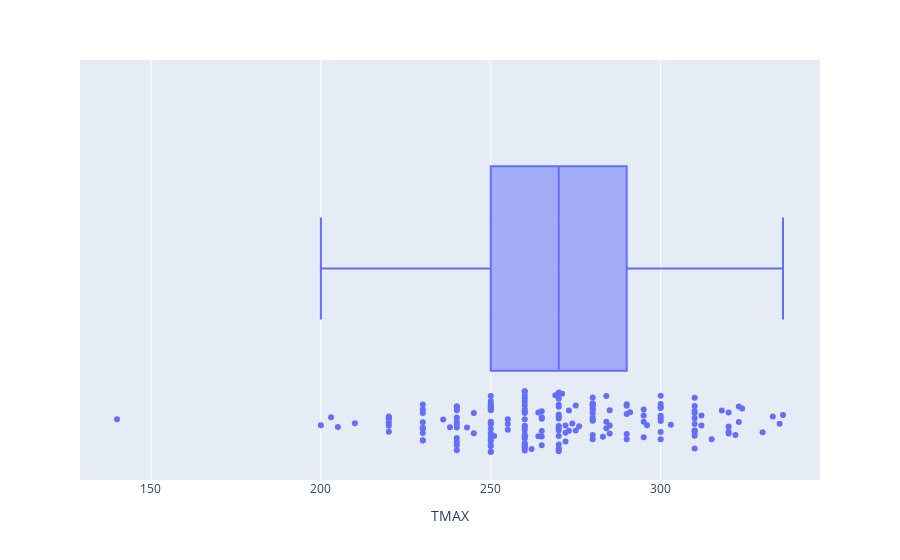

The cell this chart's notebook holds for it:
### Code cell
#TMAX
fig_weather_box=px.box(weather, x="TMAX", points='all', orientation='h')
fig_weather_box.show()

### Figure 1 — Plotly figure (JSON) as saved in the notebook; plotly's stock layout.template omitted (floating-point values rounded to 4 significant figures; data arrays with more than 128 entries replaced by an {"elided": "..."} marker saying what was removed)
{"data": [{"alignmentgroup": "True", "boxpoints": "all", "hoverlabel": {"namelength": 0}, "hovertemplate": "TMAX=%{x}", "legendgroup": "", "marker": {"color": "#636efa"}, "name": "", "notched": false, "offsetgroup": "", "orientation": "h", "showlegend": false, "type": "box", "x": {"elided": "267 str values"}, "x0": " ", "xaxis": "x", "y0": " ", "yaxis": "y"}], "layout": {"autosize": true, "boxmode": "group", "legend": {"tracegroupgap": 0}, "margin": {"t": 60}, "xaxis": {"anchor": "y", "autorange": true, "domain": [0, 1], "range": [129.1, 346.9], "title": {"text": "TMAX"}, "type": "linear"}, "yaxis": {"anchor": "x", "autorange": true, "domain": [0, 1], "range": [-0.5098, 0.5], "type": "category"}}}
